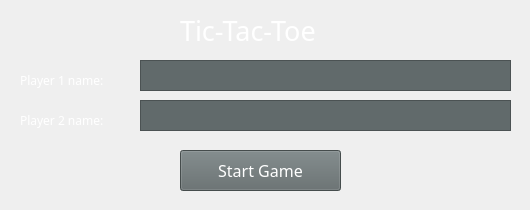
<?xml version="1.0" encoding="UTF-8"?>
<ui version="4.0">
 <class>Game_PNR</class>
 <widget class="QMainWindow" name="Game_PNR">
  <property name="geometry">
   <rect>
    <x>0</x>
    <y>0</y>
    <width>530</width>
    <height>210</height>
   </rect>
  </property>
  <property name="minimumSize">
   <size>
    <width>530</width>
    <height>210</height>
   </size>
  </property>
  <property name="maximumSize">
   <size>
    <width>530</width>
    <height>210</height>
   </size>
  </property>
  <property name="windowTitle">
   <string>Tic-Tac-Toe</string>
  </property>
  <property name="styleSheet">
   <string notr="true">QWidget 
{background-image: url(./backround1.png) }</string>
  </property>
  <widget class="QWidget" name="centralwidget">
   <widget class="QTextEdit" name="player1Edit_PNR">
    <property name="geometry">
     <rect>
      <x>140</x>
      <y>60</y>
      <width>371</width>
      <height>31</height>
     </rect>
    </property>
    <property name="font">
     <font>
      <family>Gang of Three</family>
     </font>
    </property>
    <property name="styleSheet">
     <string notr="true">QTextEdit
 {
	background-color: #616A6B;
	color: white;
}</string>
    </property>
   </widget>
   <widget class="QTextEdit" name="player2Edit_PNR">
    <property name="geometry">
     <rect>
      <x>140</x>
      <y>100</y>
      <width>371</width>
      <height>31</height>
     </rect>
    </property>
    <property name="font">
     <font>
      <family>Gang of Three</family>
     </font>
    </property>
    <property name="styleSheet">
     <string notr="true">QTextEdit
 {
	background-color: #616A6B;
	color: white;
}</string>
    </property>
   </widget>
   <widget class="QLabel" name="player1Label_PNR">
    <property name="geometry">
     <rect>
      <x>20</x>
      <y>70</y>
      <width>111</width>
      <height>20</height>
     </rect>
    </property>
    <property name="font">
     <font>
      <family>Gang of Three</family>
     </font>
    </property>
    <property name="styleSheet">
     <string notr="true">QLabel
{
color: white;
}</string>
    </property>
    <property name="text">
     <string>Player 1 name:</string>
    </property>
   </widget>
   <widget class="QLabel" name="player2Labe_PNR">
    <property name="geometry">
     <rect>
      <x>20</x>
      <y>110</y>
      <width>111</width>
      <height>20</height>
     </rect>
    </property>
    <property name="font">
     <font>
      <family>Gang of Three</family>
     </font>
    </property>
    <property name="styleSheet">
     <string notr="true">QLabel
{
color: white;
}</string>
    </property>
    <property name="text">
     <string>Player 2 name:</string>
    </property>
   </widget>
   <widget class="QPushButton" name="startButton_PNR">
    <property name="geometry">
     <rect>
      <x>180</x>
      <y>150</y>
      <width>161</width>
      <height>41</height>
     </rect>
    </property>
    <property name="font">
     <font>
      <family>Gang of Three</family>
      <pointsize>12</pointsize>
     </font>
    </property>
    <property name="styleSheet">
     <string notr="true">QPushButton
 {
	background-color: #616A6B; 
	color: white;
}</string>
    </property>
    <property name="text">
     <string>Start Game</string>
    </property>
   </widget>
   <widget class="QLabel" name="mainLabel_PNR">
    <property name="geometry">
     <rect>
      <x>180</x>
      <y>10</y>
      <width>211</width>
      <height>41</height>
     </rect>
    </property>
    <property name="font">
     <font>
      <family>Gang of Three</family>
      <pointsize>20</pointsize>
     </font>
    </property>
    <property name="styleSheet">
     <string notr="true">QLabel
{
color: white;
}</string>
    </property>
    <property name="text">
     <string>Tic-Tac-Toe</string>
    </property>
   </widget>
  </widget>
 </widget>
 <resources/>
 <connections/>
</ui>
